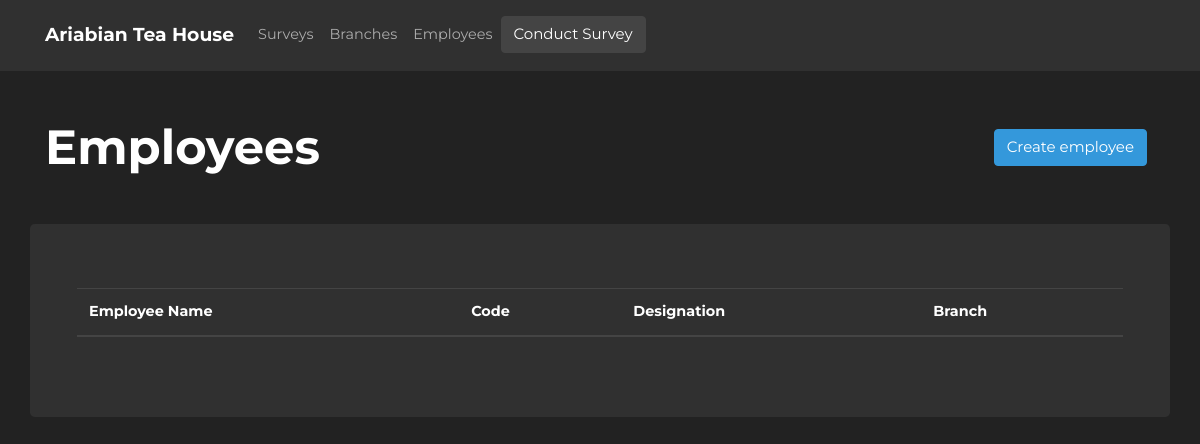
The app's page /employees/, older data.
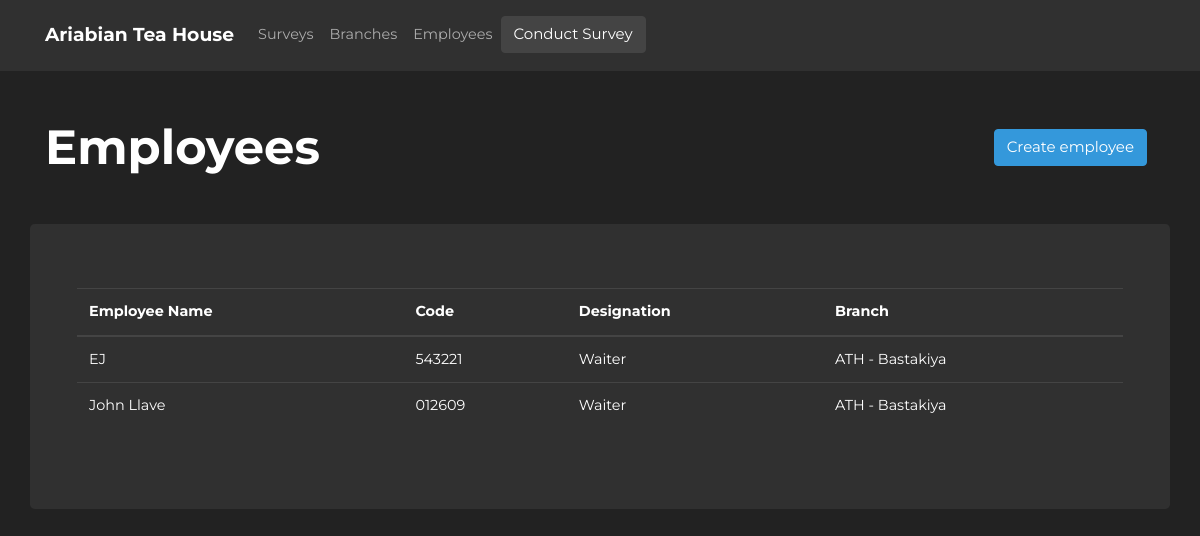
The same page, newer data.
### athsurveyapp/models/models.py (models this page shows, shortened)
class Employee(db.Model):
    __tablename__ = "employee"
    id = db.Column(db.Integer, primary_key=True)
    name = db.Column(db.String(64), nullable=False)
    code = db.Column(db.String(15), nullable=False)
    date_created = db.Column(db.DateTime(timezone=True), server_default=func.now())
    last_updated = db.Column(db.DateTime(timezone=True), onupdate=func.now())
    designation = db.Column(db.String(20), nullable=False)
    branch_id = db.Column(db.Integer, db.ForeignKey("branch.id"), nullable=False)
    name = db.Column(db.String, nullable=False)
    code = db.Column(db.String, nullable=False)
    date_created = db.Column(db.DateTime(timezone=True), server_default=func.now())
    last_updated = db.Column(db.DateTime(timezone=True), onupdate=func.now())
    designation = db.Column(db.String, nullable=False)
    responses = db.relationship("Response", backref="employee", cascade="all, delete-orphan")

class Branch(db.Model):
    __tablename__ = "branch"
    id = db.Column(db.Integer, primary_key=True)
    name = db.Column(db.String(64), nullable=False)
    date_created = db.Column(db.DateTime(timezone=True), server_default=func.now())
    last_updated = db.Column(db.DateTime(timezone=True), onupdate=func.now())
    address = db.Column(db.String(120))
    name = db.Column(db.String, nullable=False)
    date_created = db.Column(db.DateTime(timezone=True), server_default=func.now())
    last_updated = db.Column(db.DateTime(timezone=True), onupdate=func.now())
    address = db.Column(db.String())
    employees = db.relationship("Employee", backref="branch")

### athsurveyapp/blueprints/employee/views.py (the view)
@employee_page.route("/")
def employee_index():
    employees = Employee.query.all()
    return render_template('employees.html', employees=employees)

### athsurveyapp/blueprints/employee/templates/employees.html (shortened to what this page needs)
{% extends 'layouts/base.html' %} {% block title %}ATH - Employees{% endblock %}
{% block body %}
<div class="container">
  <div class="row justify-content-center align-items-center">
    <div class="col-6">
      <h1 class="m-0 font-weight-bold">Employees</h1>
    </div>
    <div class="col-6">
      <a
        href="{{url_for('employee_page.create_employee')}}"
        class="btn btn-info float-right mr-2"
        >Create employee</a
      >
    </div>
  </div>
  <div class="row mt-5 jumbotron">
    <div class="col-12">
      <table class="table table-hover">
        <thead>
          <tr>
            <th scope="col">Employee Name</th>
            <th scope="col">Code</th>
            <th scope="col">Designation</th>
            <th scope="col">Branch</th>
          </tr>
        </thead>
        <tbody>
          {% for employee in employees %}
          <tr class="clickable-row" data-href="{{ employee.id }}" data-surveyid="{{employee.id}}">
            <td>{{ employee.name }}</td>
            <td>{{ employee.code }}</td>
            <td>{{ employee.designation }}</td>
            <td>{{ employee.branch.name }}</td>
          </tr>
          {% endfor %}
        </tbody>
      </table>
    </div>
  </div>
</div>
{% endblock %}

Row changes from the older to the newer data that the page shows:
added Employee: name "EJ", code "543221", designation "Waiter", branch.name "ATH - Bastakiya"
added Employee: name "John Llave", code "012609", designation "Waiter", branch.name "ATH - Bastakiya"
